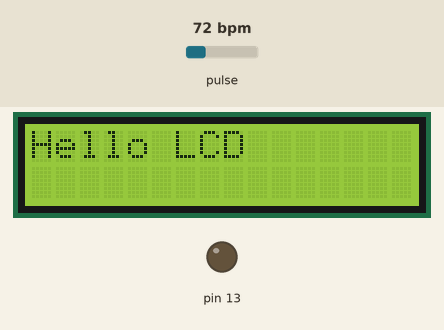
A sketch run on a simulated Arduino Uno, built with avr-gcc and run on an emulated ATmega328P. Parts: 16×2 character LCD, output pins drawn as LEDs (lit = HIGH). The test bench sets the inputs (shaded band); at power-on: pulse 72 bpm. What the sketch prints to the serial monitor is not drawn.

Above: at 1.2 s.
1.3 s: pulse set to 42 bpm
At 5.3 s:
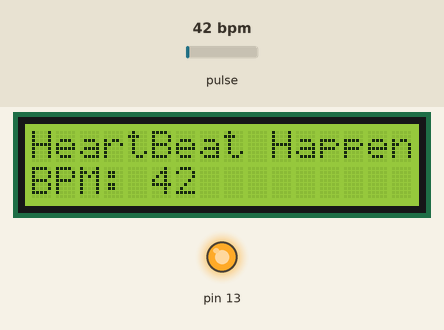
8.1 s: pulse set to 70 bpm
At 11.5 s:
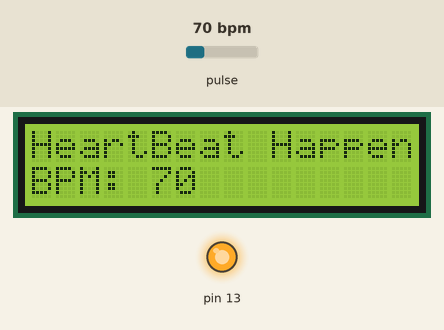
14.3 s: pulse set to 100 bpm
At 17.6 s:
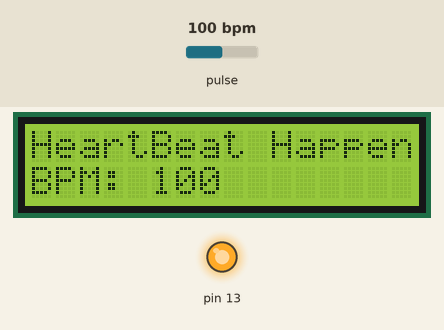
Timing chart, 0 to 19.1 s (numbered marks = the images above; inputs shaded):
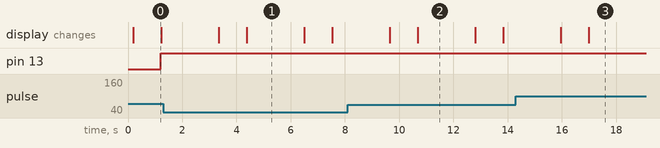

Measured:
- after the input at 1.3 s, the display: first differs from a run without the input after 3.1 s (image 1)
- after the input at 8.1 s, the display: first differs from a run without the input after 2.6 s (image 2)
- after the input at 14.3 s, the display: first differs from a run without the input after 2.7 s (image 3)
- what the display in image 0 shows lasts 1.0 s, from 0.2 s to 1.2 s
- what the display in image 1 shows lasts 2.1 s, from 4.4 s to 6.5 s

The sketch:

heart_rate_sensor_.ino
```cpp
// This example shows various featues of the library for LCD with 16 chars and 2 lines.

#include <Arduino.h>
#include <Wire.h>
#include <LiquidCrystal_PCF8574.h>
#define USE_ARDUINO_INTERRUPTS true // Set-up low-level interrupts for most acurate BPM math.
#include <PulseSensorPlayground.h> // Includes the PulseSensorPlayground Library.

LiquidCrystal_PCF8574 lcd(0x27);  // set the LCD address to 0x27 for a 16 chars and 2 line display

const int PulseWire = 0; // PulseSensor PURPLE WIRE connected to ANALOG PIN 0
const int LED13 = 13; // The on-board Arduino LED, close to PIN 13.
int Threshold = 550; // Determine which Signal to "count as a beat" and which to ignore.
// Use the "Gettting Started Project" to fine-tune Threshold Value beyond default setting.
// Otherwise leave the default "550" value.

PulseSensorPlayground pulseSensor; // Creates an instance of the PulseSensorPlayground object called "pulseSensor"


void setup() {
  int error;

  Serial.begin(115200);
  Serial.println("LCD...");
  lcd.begin(16, 2);  // initialize the lcd

  // See http://playground.arduino.cc/Main/I2cScanner how to test for a I2C device.
  Wire.begin();
  Wire.beginTransmission(0x27);
  // Configure the PulseSensor object, by assigning our variables to it.
pulseSensor.analogInput(PulseWire);
pulseSensor.blinkOnPulse(LED13); //auto-magically blink Arduino's LED with heartbeat.
pulseSensor.setThreshold(Threshold);

// Double-check the "pulseSensor" object was created and "began" seeing a signal.
if (pulseSensor.begin()) {
Serial.println("We created a pulseSensor Object !"); //This prints one time at Arduino power-up, or on Arduino reset.
lcd.setCursor(0,0);
lcd.print(" Heart Rate Monitor");

}
}  // setup()


void loop() {
  delay(100);
  lcd.clear();
  lcd.home();
  lcd.setBacklight(255);
  lcd.print("Hello LCD");
  delay(1000);
  lcd.clear();
  lcd.home();

int myBPM = pulseSensor.getBeatsPerMinute(); // Calls function on our pulseSensor object that returns BPM as an "int".
// "myBPM" hold this BPM value now.
lcd.setCursor(0,0);
lcd.clear();
if (pulseSensor.sawStartOfBeat()) { // Constantly test to see if "a beat happened".
Serial.println("♥ A HeartBeat Happened ! "); // If test is "true", print a message "a heartbeat happened".
Serial.print("BPM: "); // Print phrase "BPM: "
Serial.println(myBPM); // Print the value inside of myBPM.
lcd.setCursor(0,0);
lcd.print("HeartBeat Happened !"); // If test is "true", print a message "a heartbeat happened".
lcd.setCursor(0,1);
lcd.print("BPM: "); // Print phrase "BPM: "
lcd.print(myBPM);
}
delay(2000); // considered best practice in a simple sketch.
}  // loop()
```
